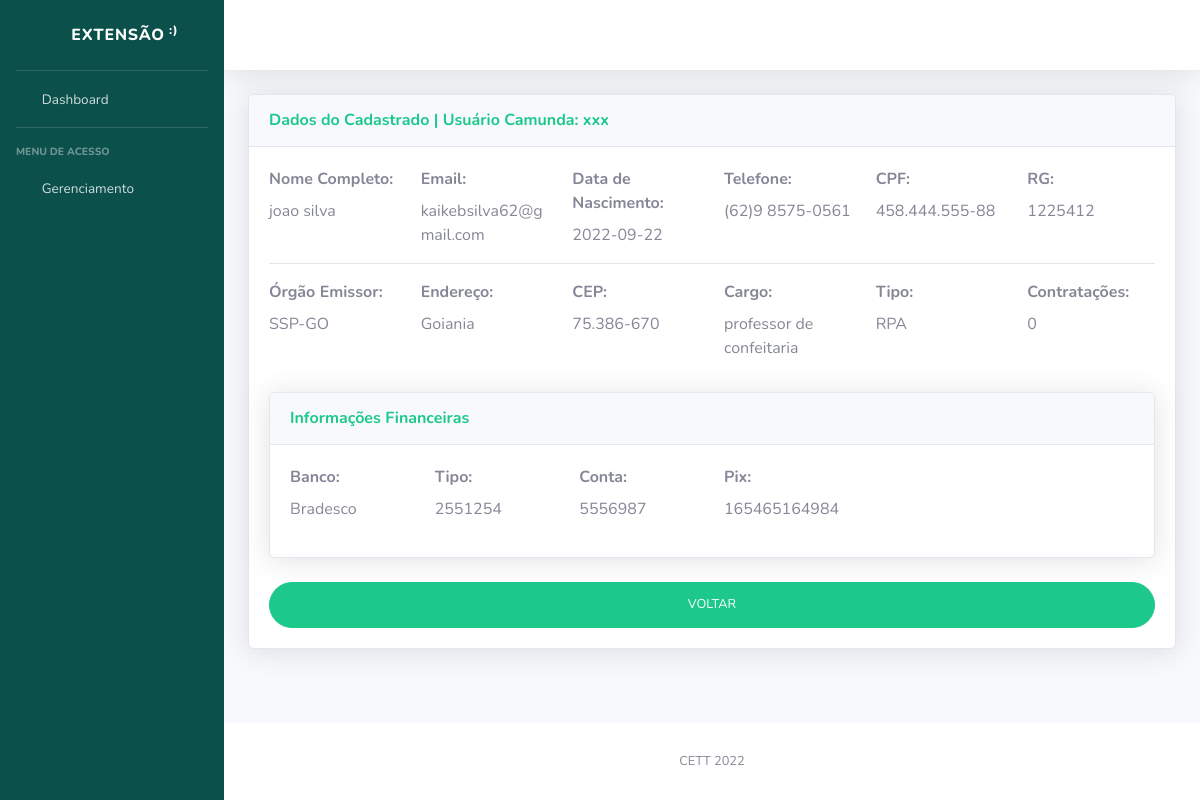
Page /visualizarPessoa/1 on the committed database.
### sistema/models/pessoa.py (models this page shows)
class Pessoas(models.Model):
    id = models.AutoField(primary_key=True)
    email = models.CharField(max_length=50)
    nome = models.CharField(max_length=50)
    data_nascimento = models.CharField(max_length=50)
    telefone = models.CharField(max_length=50)
    cpf = models.CharField(max_length=50)
    rg = models.CharField(max_length=50)
    orgao_emissor = models.CharField(max_length=50)
    endereco = models.CharField(max_length=50)
    cep = models.CharField(max_length=50)
    cargo = models.CharField(max_length=50)
    banco = models.CharField(max_length=50)
    agencia = models.CharField(max_length=50)
    conta = models.CharField(max_length=50)
    pix = models.CharField(max_length=50)
    tipo = models.CharField(max_length=50)
    qtd_contratacoes = models.CharField(max_length=11)
    user_camunda = models.CharField(max_length=50)
    class Meta:
        db_table = 'processo_gps_professor'

### sistema/views/siteViews.py (the view)
# urls.py: path("visualizarPessoa/<codigo>", visualizarPessoa),
def visualizarPessoa(request,codigo):
    user = Pessoas.objects.get(id=codigo)
    return render(request,'visualizar_pessoas.html',{'user':user})

### sistema/templates/visualizar_pessoas.html (shortened to what this page needs)
{% extends "base.html" %}
{% block content %}
<div class="card shadow mb-4">
    <div class="card-header py-3">
        <h6 class="m-0 font-weight-bold text-success">Dados do Cadastrado | Usuário Camunda: {{user.user_camunda}}</h6>
    </div>
    <div class="card-body">
        <form class="user">
            <div class="form-group row">
                <div class="col-sm-2">
                    <label><b>Nome Completo:</b></label><br>
                    {{user.nome}}
                </div>
                <div class="col-sm-2">
                    <label><b>Email:</b></label><br>
                    {{user.email}}
                </div>
                <div class="col-sm-2">
                    <label><b>Data de Nascimento:</b></label><br>
                    {{user.data_nascimento}}
                </div>
                <div class="col-sm-2">
                    <label><b>Telefone:</b></label><br>
                    {{user.telefone}}
                </div>
                <div class="col-sm-2">
                    <label><b>CPF:</b></label><br>
                    {{user.cpf}}
                </div>
                <div class="col-sm-2">
                    <label><b>RG:</b></label><br>
                    {{user.rg}}
                </div>
            </div>
            <hr>
            <div class="form-group row">
                <div class="col-sm-2">
                    <label><b>Órgão Emissor:</b></label><br>
                    {{user.orgao_emissor}}
                </div>
                <div class="col-sm-2">
                    <label><b>Endereço:</b></label><br>
                    {{user.endereco}}
                </div>
                <div class="col-sm-2">
                    <label><b>CEP:</b></label><br>
                    {{user.cep}}
                </div>
                <div class="col-sm-2">
                    <label><b>Cargo:</b></label><br>
                    {{user.cargo}}
                </div>
                <div class="col-sm-2">
                    <label><b>Tipo:</b></label><br>
                    {{user.tipo}}
                </div>
                <div class="col-sm-2">
                    <label><b>Contratações:</b></label><br>
                    {{user.qtd_contratacoes}}
                </div>
            </div>
            <div class="card shadow mb-4">
                <div class="card-header py-3">
                    <h6 class="m-0 font-weight-bold text-success">Informações Financeiras</h6>
                </div>
                <div class="card-body">
                    <div class="form-group row">
                        <div class="col-sm-2">
                            <label><b>Banco:</b></label><br>
                            {{user.banco}}
                        </div>
                        <div class="col-sm-2">
                            <label><b>Tipo:</b></label><br>
                            {{user.agencia}}
                        </div>
                        <div class="col-sm-2">
                            <label><b>Conta:</b></label><br>
                            {{user.conta}}
                        </div>
                        <div class="col-sm-2">
                            <label><b>Pix:</b></label><br>
                            {{user.pix}}
                        </div>
                    </div>
                </div>
            </div>
            <a href="/gerenciar-pessoas" class="btn btn-success btn-user btn-block" >VOLTAR</a>
        </form>
    </div>
</div>
{% endblock content %}

### rows in the picture
Pessoas: user_camunda "xxx", nome "joao silva", email "kaikebsilva62@gmail.com", data_nascimento "2022-09-22", telefone "(62)9 8575-0561", cpf "458.444.555-88", rg "1225412", orgao_emissor "SSP-GO", endereco "Goiania", cep "75.386-670", cargo "professor de confeitaria", tipo "RPA", qtd_contratacoes "0", banco "Bradesco", agencia "2551254", conta "5556987", pix "165465164984"
